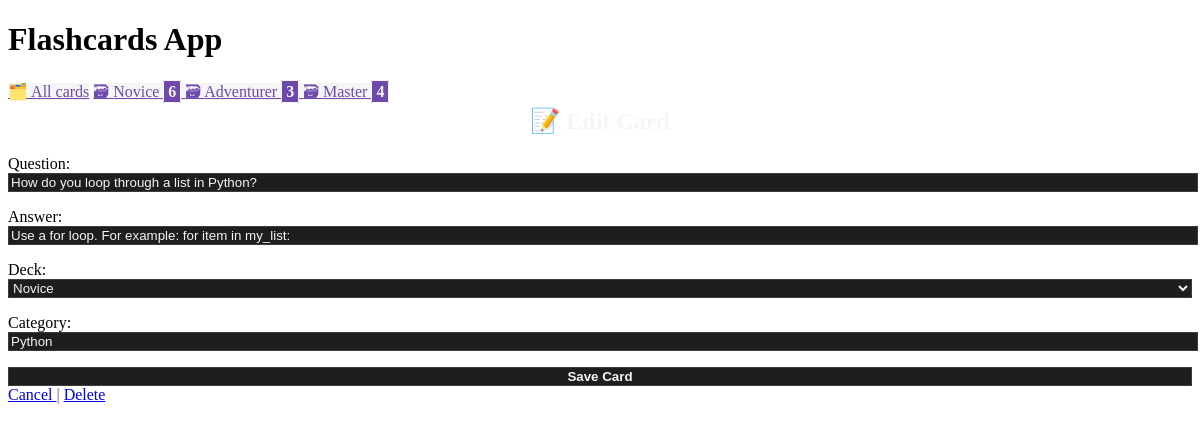
The app's page /edit/9 with its own data.
### cards/models.py (models this page shows, shortened)
class Card(models.Model):
    question = models.CharField(max_length=100)
    answer = models.CharField(max_length=100)
    deck = models.IntegerField(
        choices=zip(DECKS, DECKS),  # type: ignore
        default=DECKS[0],
        )
    date_created = models.DateTimeField(auto_now_add=True)
    category = models.CharField(max_length=100, default="")
    knownAnswerCount = models.IntegerField(default=0)
    unknownAnswerCount = models.IntegerField(default=0)

### cards/views.py (the view)
class CardUpdateView(CardCreateView, UpdateView):
    success_url = reverse_lazy("card-list")

### cards/forms.py
class CardForm(forms.ModelForm):
    class Meta:
        model = Card
        fields = ["question", "answer", "deck", "category"]
    def __init__(self, *args, **kwargs):
        super().__init__(*args, **kwargs)
        self.fields['deck'].choices = [(num, DECK_NAMES.get(num, 'Unknown')) for num, _ in self.fields['deck'].choices]

### cards/templatetags/cards_tags.py (called while the page is built)
@register.inclusion_tag("cards/deck_links.html")
def deck_as_links():
    decks = []
    for deck_num in DECKS:
        card_count = Card.objects.filter(deck=deck_num).count()
        decks.append({
            "number": deck_num,
            "card_count": card_count,
            "name": DECK_NAMES.get(deck_num, 'Unknown'),
        })
    return {"decks": decks}

### cards/templatetags/deck_filters.py (called while the page is built)
@register.filter
def deck_name(deck_number):
    return DECK_NAMES.get(deck_number, 'Unknown')

### cards/templates/cards/card_form.html (shortened to what this page needs)
{% extends "cards/base.html" %}
{% block content %}
    {% if card %}
        <h2>📝 Edit Card</h2>
    {% else %}
        <h2>🆕 Create New Card</h2>
    {% endif %}
    <form method="post">
        {{ form.as_p }}
        <input type="submit" value="Save Card">
    </form>
    <a href="{% url 'card-list' %}">
        Cancel
    </a>
    {% if card %}
        <span style="color: var(--accent);"> | </span>
        <a href="{% url 'card-delete' card.id %}">
            Delete
        </a>
    {% endif %}
{% endblock %}

### cards/static/css/custom.css (style rules this page uses)
:root { --accent: #6e48ad; --accent-bg: #6e48ad; --bg: #1e1e1e; --text: #f5f5f5; --text-light: #b1b1b1; --border: #3c3c3c; --border-light: #f5f5f5; --code: #d81b60; --preformatted: #dcdcdc; }
h2 { text-align: center; color: var(--text); }
h2, h4 { margin-top: 0; color: var(--text); }
input, select, textarea { background-color: var(--bg); color: var(--text); width: 100%; border: 1px solid var(--border); }
form>input[type="submit"] { color: var(--text); font-weight: bold; }

### records on screen
Card: question "How do you loop through a list in Python?", answer "Use a for loop. For example: for item in my_list:", deck "Novice", category "Python"

### other values on screen
{{ deck.number | deck_name }} "Novice" "Adventurer" "Master"
{{ deck.card_count }} "6" "3" "4"
